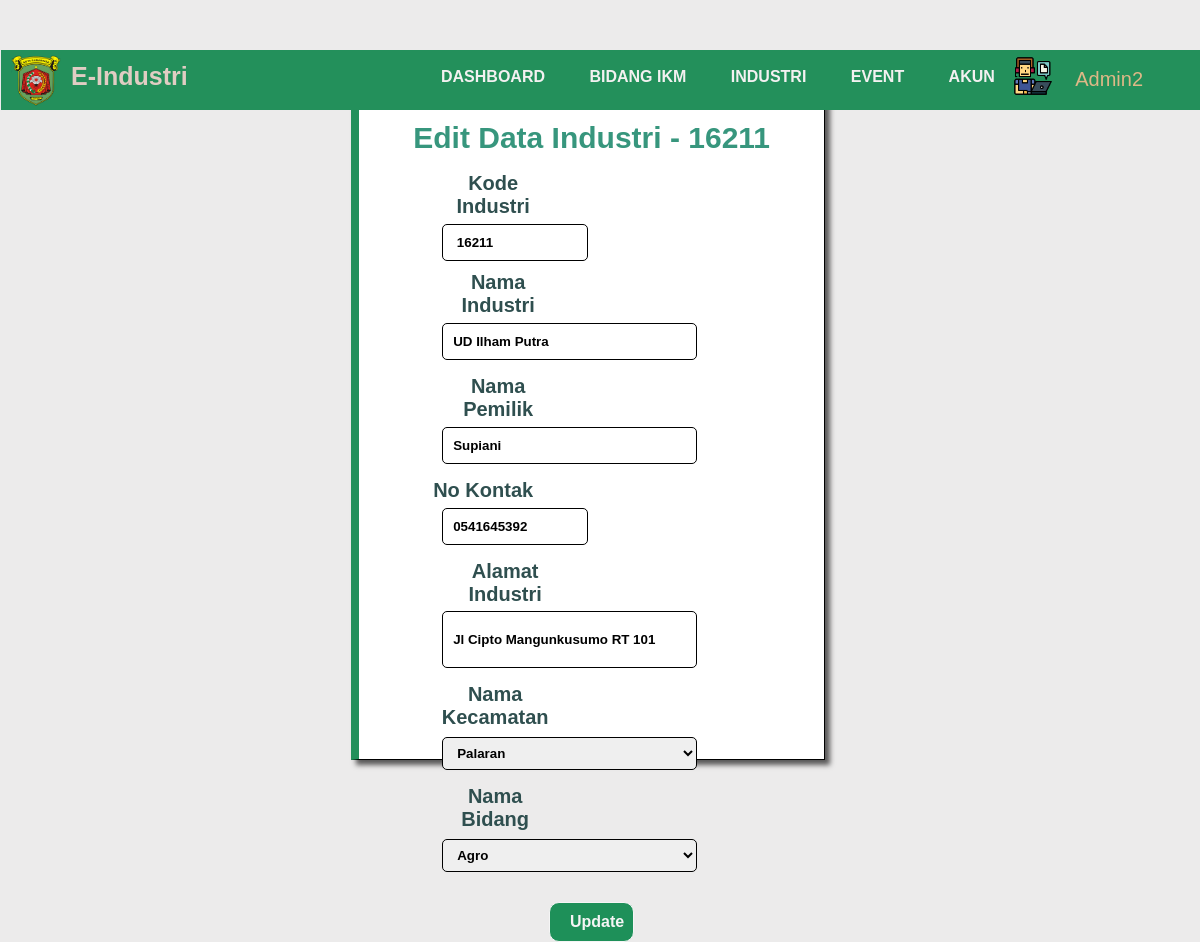
The app's page /admin-pegawai/edit_industri.php?kode_industri=16211 (signed in) with its own data.
### tables this page shows
CREATE TABLE `ikm` (
  `kode_industri` int(11) NOT NULL,
  `nama_industri` varchar(30) NOT NULL,
  `nama_pemilik` varchar(30) NOT NULL,
  `kontak` varchar(30) NOT NULL,
  `alamat_industri` text NOT NULL,
  `kode_kecamatan` int(11) NOT NULL,
  `kode_bidang` int(11) NOT NULL
);

### admin-pegawai/edit_industri.php (the view, shortened to what this page needs)
<?php
include '../konek.php';
if (isset($_GET['logout'])) {
    session_destroy();
    unset($_SESSION['admin']);
    header("location: login.php");
}
else if (isset($_SESSION['admin'])) {
?>
<?php
$kodeindustri = $_GET['kode_industri'];
$result = mysqli_query($konek, "SELECT * FROM ikm WHERE kode_industri='{$kodeindustri}'");
while($row = mysqli_fetch_array($result))
{
	$namaindustri = $row['nama_industri'];
	$namapemilik = $row['nama_pemilik'];
	$alamatindustri = $row['alamat_industri'];
	$kontak = $row['kontak'];
	$vnamakecamatan = $row['kode_kecamatan'];
	$vnamabidang = $row['kode_bidang'];
}
} else {
	header("location:../login.php");
}
?>
<!DOCTYPE html>
<html lang="en">
<head>
	<link href="../css/tambah_data.css" rel="stylesheet" type="text/css" />
</head>
<body>
		<div class="header-admin">
			<div class="corner-header">
				<li class="logo-admin"><img src="../image/dinas_kaltim.png" alt="" style="width: 50px;"></li>
            	<ul class="title-app">E-Industri</ul>
            	<ul class="navbar-admin">
                	<li><a href="admin-dashboard.php">Dashboard</a></li>
               		<li><a href="bidang_ikm.php">Bidang IKM</a></li>
                	<li><a href="industri.php">Industri</a></li>
                	<li><a href="event.php">Event</a></li>
					<li><a href="akun.php">Akun</a></li>
				</ul>
			</div>
			<div class="ikon-profil">
					<img src="../image/worker.png">
					<li class="dropdown"><?= $_SESSION['admin'] ?>
					</li>
				</div>
		</div>
		<div class="form-konten">
			<div class="pad-tambah" style="height: 680px;margin-top: -150px;">
			<h2>Edit Data Industri - <?= @$kodeindustri ?></h2>
            <br><br>
      		<form action="edit_industri.php" method="POST" name="update">
			  <div style="margin-bottom: 20px;">
			  <br>
              <br>
				  <p style="width: 35%;padding: 10px 10px; margin-top: -70px; margin-left: 20px; margin-bottom: 5px;color:darkslategray; font-weight:bold;font-size: 20px;font-family:'Gill Sans', 'Gill Sans MT', Calibri, 'Trebuchet MS', sans-serif">Kode Industri</p>
					<input type="text" name="kode_industri" required="true" style="font-weight:700;width: 40%;text-decoration: none;padding: 10px 10px;border-radius: 5px;border: 1px solid; margin-top: -40px; margin-left: -42%" autocomplete="off" value=" <?= $kodeindustri ?>">
				</div>
				<div>
                    <p style="width: 35%;padding: 10px 10px; margin-top: -20px; margin-left: 25px; margin-bottom: 5px;color:darkslategray; font-weight:bold;font-size: 20px;font-family:'Gill Sans', 'Gill Sans MT', Calibri, 'Trebuchet MS', sans-serif">Nama Industri</p>
					<input type="text" name="nama_industri" required="true" style="font-weight:700;width: 70%;text-decoration: none;padding: 10px 10px;border-radius: 5px;border: 1px solid; margin-left: -12%; margin-top: -30px" autocomplete="off"  value="<?= $namaindustri ?>">
				</div>
				<div>
                    <p style="width: 35%;padding: 10px 10px; margin-top: 5px; margin-left: 25px; margin-bottom: 5px;color:darkslategray; font-weight:bold;font-size: 20px;font-family:'Gill Sans', 'Gill Sans MT', Calibri, 'Trebuchet MS', sans-serif">Nama Pemilik</p>
					<input type="text" name="nama_pemilik" required="true" style="font-weight:700;width: 70%;text-decoration: none;padding: 10px 10px;border-radius: 5px;border: 1px solid; margin-left: -12%; margin-top: -10px" autocomplete="off" value="<?= $namapemilik ?>">
				</div>
				<div>
                    <p style="width: 35%;padding: 10px 10px; margin-top: 5px; margin-left: 10px; margin-bottom: 5px;color:darkslategray; font-weight:bold;font-size: 20px;font-family:'Gill Sans', 'Gill Sans MT', Calibri, 'Trebuchet MS', sans-serif">No Kontak</p>
					<input type="text" name="kontak" required="true" style="font-weight:700;width: 40%;text-decoration: none;padding: 10px 10px;border-radius: 5px;border: 1px solid; margin-left: -42%; margin-top: -10px" autocomplete="off" value="<?= $kontak ?>">
				</div>
				<div>
                    <p style="width: 35%;padding: 10px 10px; margin-top: 5px; margin-left: 32px; margin-bottom: 5px;color:darkslategray; font-weight:bold;font-size: 20px;font-family:'Gill Sans', 'Gill Sans MT', Calibri, 'Trebuchet MS', sans-serif">Alamat Industri</p>
					<input type="text" name="alamat_industri" required="true" style="font-weight:700;width: 70%;text-decoration: none;padding: 20px 10px;border-radius: 5px;border: 1px solid; margin-left: -12%; margin-top: -10px" autocomplete="off" value="<?= $alamatindustri ?>">
				</div>
				<div>
                <p style="width: 35%;padding: 10px 10px; margin-top: 5px; margin-left: 22px; margin-bottom: 5px;color:darkslategray; font-weight:bold;font-size: 20px;font-family:'Gill Sans', 'Gill Sans MT', Calibri, 'Trebuchet MS', sans-serif">Nama Kecamatan</p>
					<select name="kode_kecamatan" id="kode_kecamatan" style="border:1px solid;border-radius:5px;font-weight:700;width: 70%;text-decoration: none;padding: 7px 10px; margin-left: -12%; margin-top: -10px" required="true" autocomplete="off">
					<?php
						$query = $konek->query("SELECT * FROM kecamatan");
						while ($row = $query->fetch_assoc()) {
							if ($row['kode_kecamatan'] == $vnamakecamatan) { ?>
								<option value="<?= $row['kode_kecamatan'] ?> selected"><?= $row['nama_kecamatan'] ?></option>
						<?php } else { ?>
							<option value="<?= $row['kode_kecamatan'] ?>"><?= $row['nama_kecamatan'] ?></option>
						<?php }
						}
					?>
                    </select>
				</div>
				<div>
                <p style="width: 35%;padding: 10px 10px; margin-top: 5px; margin-left: 22px; margin-bottom: 5px;color:darkslategray; font-weight:bold;font-size: 20px;font-family:'Gill Sans', 'Gill Sans MT', Calibri, 'Trebuchet MS', sans-serif">Nama Bidang</p>
				<select name="kode_bidang" id="kode_bidang" style="border:1px solid;border-radius:5px;font-weight:700;width: 70%;text-decoration: none;padding: 7px 10px; margin-left: -12%; margin-top: -10px" required="true" autocomplete="off">
				<?php
						$query = $konek->query("SELECT * FROM bidang_ikm");
						while ($row = $query->fetch_assoc()) {
							if ($row['kode_bidang'] == $vnamabidang) { ?>
								<option value="<?= $row['kode_bidang'] ?>"><?= $row['nama_bidang'] ?></option>
						<?php } else { ?>
							<option value="<?= $row['kode_bidang'] ?>"><?= $row['nama_bidang'] ?></option>
						<?php }
						}
					?>
                    </select>
				</div>
				<div style="text-align:center; margin-left: 40px; margin-right: 40px;  margin-top: 30px;">
					<button style="padding: 10px 20px;border: 1px solid;font-weight: bold;border-radius: 10px;font-size: 16px;background: rgb(30, 144, 89);color: whitesmoke; width: 30%;" name="edit">Update</button>
				</div>
			</form>
			</div>
		</div>
</body>
</html>

### css/tambah_data.css (style rules this page uses)
*, *:before, *:after { box-sizing: border-box; }
body { background-color: rgb(236, 235, 235); }
.header-admin { position: fixed; background: rgb(35, 144, 91); width: 101%; height: 60px; margin-left: -7px; margin-right: 10px; margin-top: -15%; }
.logo-admin { display: block; margin-left: 10px; margin-top: 4px; }
.title-app { margin-top: -55px; margin-left: 30px; color: #e0cdc3; font-weight: 900; font-size: 25px; font-family:'Trebuchet MS', 'Lucida Sans Unicode', 'Lucida Grande', 'Lucida Sans', Arial, sans-serif; margin-right: 10px; }
.navbar-admin { margin-left: 400px; margin-bottom: -20px; margin-top: -53px; padding: 0px; text-transform: uppercase; font-family: 'Gill Sans', 'Gill Sans MT', Calibri, 'Trebuchet MS', sans-serif; font-weight: bolder; }
.corner-header { background-color:white(44, 44, 44); color: Black; }
.corner-header img { width: 70px; display: block; margin-bottom: 10px; }
.corner-header ul li { margin-left: 30px; display:inline-block; font-size: 16px; margin-top: 5px; }
.corner-header a { color:rgb(243, 241, 241); text-decoration: none; transition: .3s; font-family:Verdana, Geneva, Tahoma, sans-serif; margin-top: 10px; margin-left: 10px; }
.ikon-profil { position:relative; line-height:3; margin:0; padding:0; list-style-type:none; list-style-position:inside; z-index: 2; }
.ikon-profil img { width: 40px; float: right; margin-right: 160px; margin-top: -10px; }
.dropdown { color: burlywood; float: right; margin-right: -130px; font-size: 20px; font-family: 'Franklin Gothic Medium', 'Arial Narrow', Arial, sans-serif; margin-top: -17px; text-transform: capitalize; }
.form-konten { margin-top: 230px; margin-bottom: 10px; text-align: center; width: 100%; }
.form-konten h2 { font-size: 30px; margin-bottom: 5px; width: 100%; text-align: center; font-weight:bold; margin-top: -10px; color: rgb(55, 150, 125); font-family:'Gill Sans', 'Gill Sans MT', Calibri, 'Trebuchet MS', sans-serif }
.pad-tambah { margin-top: -90px; float: left; height: 390px; background-color: #ffffff; text-align: center; width: 40%; background-size:cover; background-position:0 -500px; border: 1px solid black; box-shadow:5px 5px 5px rgb(90, 89, 89); padding: 50px; margin-left: 29%; margin-bottom: -10px; border-left: 8px solid rgb(35, 144, 91); }

### records on screen
ikm: nama_industri "UD Ilham Putra", nama_pemilik "Supiani", kontak "0541645392", alamat_industri "Jl Cipto Mangunkusumo RT 101"

### other values on screen
$_SESSION['admin'] "Admin2"
form field kode_kecamatan "Palaran"
form field kode_bidang "Agro"
